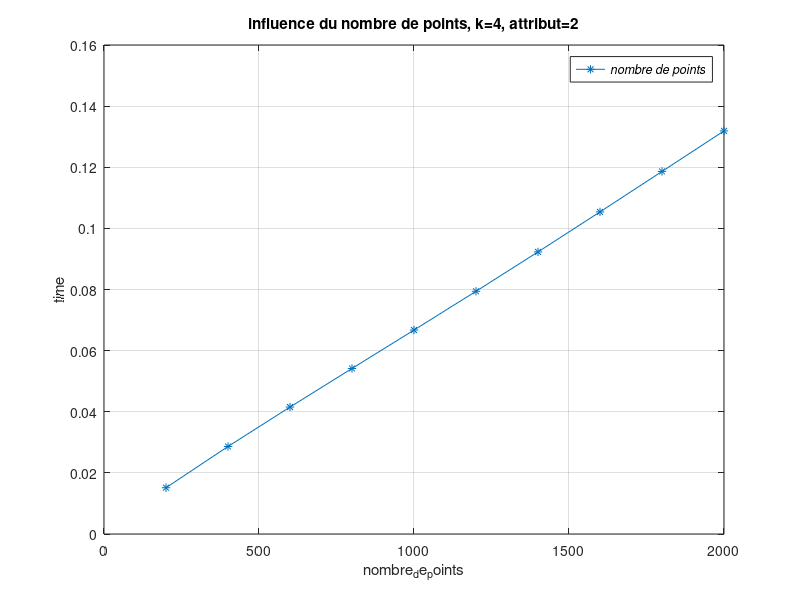

Write MATLAB code to recreate this figure.
close 
clear
clc
%% influence du nombre de points, k=4, attribut = 2

x1 = 200:200:2000;
y1 = [0.015389 0.028128 0.041475 0.054078 0.068477 0.078078 0.091376 0.106436 0.118654 0.131741];
p = polyfit(x1,y1,4);
a1 = 200:200:2000;
b1 = polyval(p,a1);


figure(1)
plot(a1,b1,'*-');
grid on


legend('\itnombre de points');

xlabel('nombre_de_points'),ylabel('time')
title('influence du nombre de points, k=4, attribut=2')